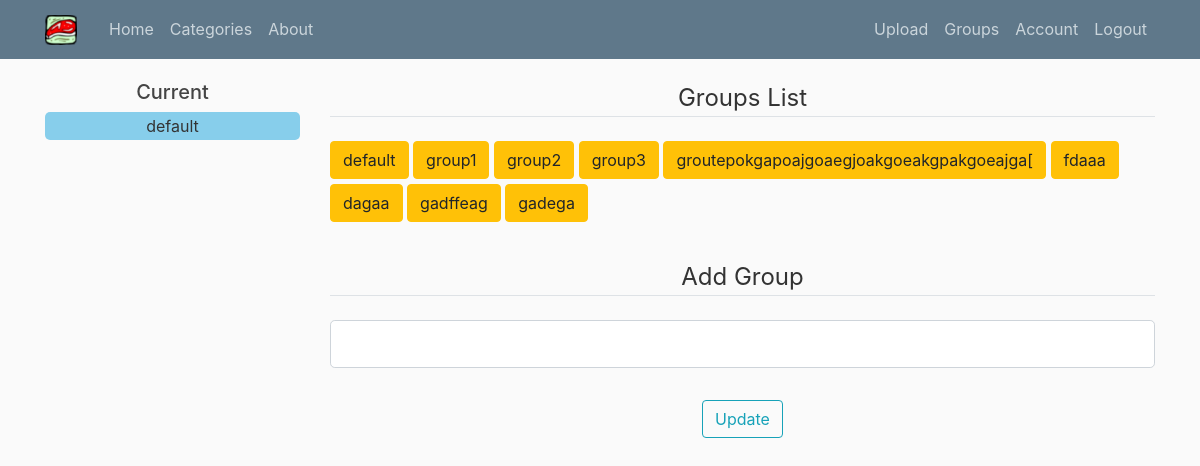
/groups (signed in), run on an earlier commit of the app's database.
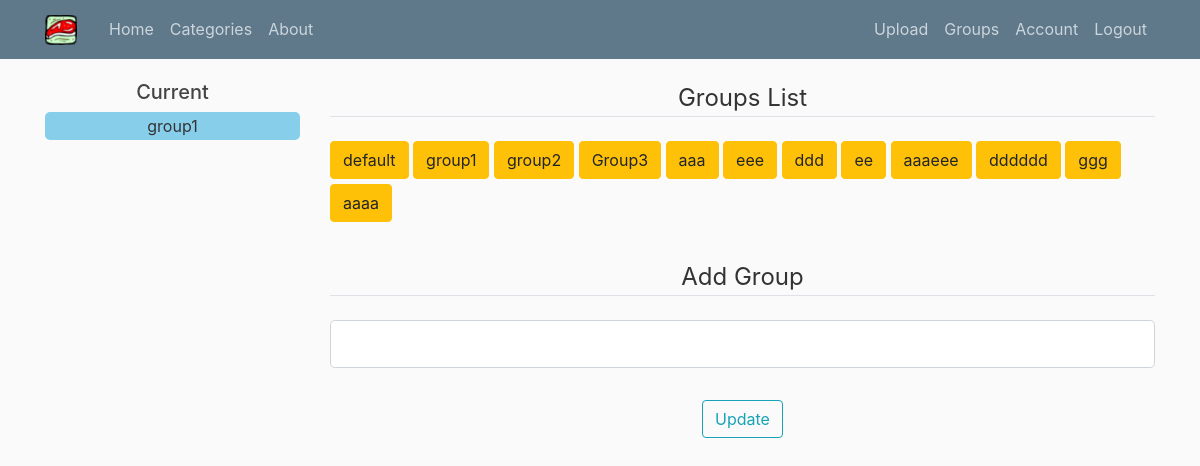
And on a later commit of the database.
### recipe_scheduler/models.py (models this page shows, shortened)
class Group(db.Model):
    __table_name__ = 'group'
    id = db.Column(db.Integer, primary_key=True)
    group_name = db.Column(db.String(50), unique=False)
    events = db.relationship('Event', backref='event_group', lazy=True)
    categories = db.relationship(
        'Category', backref='category_group', lazy=True)
    created_by = db.Column(db.Integer, db.ForeignKey('user.id'))
    def to_dict(self):
        return {
            'id': self.id,
            'group_name': self.group_name,
            'events': self.events,
            'categories': self.categories,
            'created_by': self.created_by
        }

### recipe_scheduler/users/routes.py (the view, shortened to what this page needs)
@users.route('/groups', methods=['GET', 'POST'])
@login_required
def show_groups():
    select_group = current_user.get_current_group()
    user_list = current_user.user_groups
    form = GroupForm()
    groups = [r.to_dict() for r in current_user.user_groups]
    return render_template('show_groups.html', title='Groups List',
                           groups=groups, user_list=user_list,
                           select_group=int(select_group), form=form)

### recipe_scheduler/users/forms.py
class GroupForm(FlaskForm):
    group_name = StringField(
        'Group',
        validators=[DataRequired()]
    )
    submit = SubmitField('Update')

### recipe_scheduler/models.py (called while the page is built)
@login_manager.user_loader
def loader_user(user_id):
    return User.query.get(int(user_id))

    def get_current_group(self):
        return self.current_group

### recipe_scheduler/templates/show_groups.html (shortened to what this page needs)
{% extends "layout.html" %}
{% block content %}
<div class="content-section">
    <fieldset class="form-group">
        <legend class="border-bottom mb-4">{{ title }}</legend>
        <div class="form-group groups-list">
            {% for group in groups %}
            <a class="btn btn-warning group-list"
               href="{{ url_for('users.update_groups', group_id=group['id'] ) }}">
                {% if group['created_by'] == current_user.id %}
                {{ group["group_name"] }}
                {% else %}
                {{ group["group_name"]}}(Shared)
                {% endif %}
            </a>
            {% endfor %}
        </div>
    </fieldset>
    <form method="POST" action="">
        <fieldset class="form-group">
            <legend class="border-bottom mb-4">Add Group</legend>
            <div class="form-group">
                {% if form.group_name.errors %}
                {{ form.group_name(class="form-control form-control-lg is-invalid") }}
                <div class="invalid-feedback">
                    {% for error in form.group_name.errors %}
                    <span>{{ error }}</span>
                    {% endfor %}
                </div>
                {% else %}
                {{ form.group_name(class="form-control form-control-lg") }}
                {% endif %}
            </div>
        </fieldset>
        <div class="form-group">
            {{ form.submit(class="btn btn-outline-info") }}
        </div>
    </form>
</div>
{% endblock content %}

### recipe_scheduler/templates/layout.html (shortened to what this page needs)
<!DOCTYPE html>
<html lang="en">
<head>
    <link rel="stylesheet" href="https://stackpath.bootstrapcdn.com/bootstrap/4.3.1/css/bootstrap.min.css"
>
    <link rel="stylesheet" href="https://cdn.datatables.net/1.10.20/css/jquery.dataTables.min.css"
>
    <link rel="stylesheet" type="text/css" href="{{ url_for('static', filename='main.css') }}">
</head>
<body>
    <header class="site-header">
        <nav class="navbar navbar-expand-md navbar-dark bg-steel fixed-top">
            <div class="container">
                <a class="navbar-brand mr-4" href="/home"><img src="{{ url_for('static', filename='food-logo.png') }}" alt="Food Recipe Scheduler"></a>
                <div class="collapse navbar-collapse" id="navbarToggle">
                    <div class="navbar-nav mr-auto">
                        {% if current_user.is_authenticated %}
                        <a class="nav-item nav-link" href="{{ url_for('main.home') }}">Home</a>
                        <a class="nav-item nav-link" href="{{ url_for('categories.show_categories') }}">Categories</a>
                        {% endif %}
                        <a class="nav-item nav-link" href="{{ url_for('main.about') }}">About</a>
                    </div>
                    <div class="navbar-nav">
                        {% if current_user.is_authenticated %}
                        <a class="nav-item nav-link" href="{{ url_for('uploads.upload_recipe')}}">Upload</a>
                        <a class="nav-item nav-link" href="{{ url_for('users.show_groups')}}">Groups</a>
                        <a class="nav-item nav-link" href="{{ url_for('users.account')}}">Account</a>
                        <a class="nav-item nav-link" href="{{ url_for('users.logout')}}">Logout</a>
                        {% else %}
                        <a class="nav-item nav-link" href="{{ url_for('users.login')}}">Login</a>
                        <a class="nav-item nav-link" href="{{ url_for('users.register')}}">Register</a>
                        {% endif %}
                    </div>
                </div>
            </div>
        </nav>
    </header>
    <main role="main" class="container">
        <div class="row">
        {% if current_user.is_authenticated %}
            <div class="sub-menu col-md-3 col-sm-3 col-3">
                {% include "sub_menu.html" %}
            </div>
            <div class="main-calendar col-md-9 col-sm-9 col-9">
        {% else %}
            <legend class="border-bottom mb-4">Food Recipe Scheduler</legend>
            <div class="main-calendar col-md-12 col-sm-12 col-12">
        {% endif %}
                {% block content %}{% endblock %}
            </div>
        </div>
    </main>
</body>
</html>

### recipe_scheduler/templates/sub_menu.html (shortened to what this page needs)
{% if current_user.is_authenticated %}
    {% if group_title %}
<form name="myForm" action="{{ url_for('main.home') }}" method="post" id="submit-form-group">
    <h5>{{group_title}}</h5>
    <div id="submenu-group" class="">
        {% for i in user_list%}
        <input type="radio"
               {% if i.id == select_group %}
               checked="checked"
               {% endif %}
               name="group_options" id="option-{{i.id}}" value="{{i.id}}" class="radiobutton" />
        <label for="option-{{i.id}}" class="radio-label">
        {% if i.created_by == current_user.id %}
            {{i.group_name}}
        {% else %}
            {{i.group_name}}(shared)
        {% endif %}
        </label>
        <br>
        {% endfor %}
    </div>
</form>
    {% else %}
    {% for i in user_list%}
    {% if i.id == select_group %}
    <div class="current-group">
        <h5>Current</h5>
        {% if i.created_by == current_user.id %}
            <div class="current-group-name">{{i.group_name}}</div>
        {% else %}
            <div class="current-group-name">{{i.group_name}}(Shared)</div>
        {% endif %}
    </div>
    {% endif %}
    {% endfor %}
    {% endif%}
{% endif %}

### recipe_scheduler/static/main.css (style rules this page uses)
body { background: #fafafa; color: #333333; margin-top: 5rem; height: 100%; }
h1, h2, h3, h4, h5, h6 { color: #444444; }
.bg-steel { background-color: #5f788a; }
.site-header .navbar-nav .nav-link { color: #cbd5db; }
.nav-link { padding: 0px; }
.main-calendar { text-align: center; }
.form-group { width: 100%; }
.row { height: 100%; }
.row legend { text-align: center; }
.current-group { text-align: center; }
.current-group-name { padding: 2px 10px; width: 100%; border-radius: 5px; cursor: pointer; background-color: skyblue; }
.groups-list { text-align: left; }
.group-list { margin-bottom: 5px; }

What changed in the data, as far as the page shows it:
no longer on one of the page's lists (row unchanged): Group: group_name "default"
now on one of the page's lists (row unchanged): Group: group_name "group1"
changed Group: group_name "group3" → "Group3"
changed Group: group_name "groutepokgapoajgoaegjoakgoeakgpakgoeajga[" → "aaa"
changed Group: group_name "fdaaa" → "eee"
changed Group: group_name "dagaa" → "ddd"
changed Group (number 8 of 12 on the later page): group_name "gadffeag" → "ee"
changed Group: group_name "gadega" → "aaaeee"
added Group: group_name "dddddd", shown under "Groups List"
added Group: group_name "ggg", shown under "Groups List"
added Group: group_name "aaaa", shown under "Groups List"
